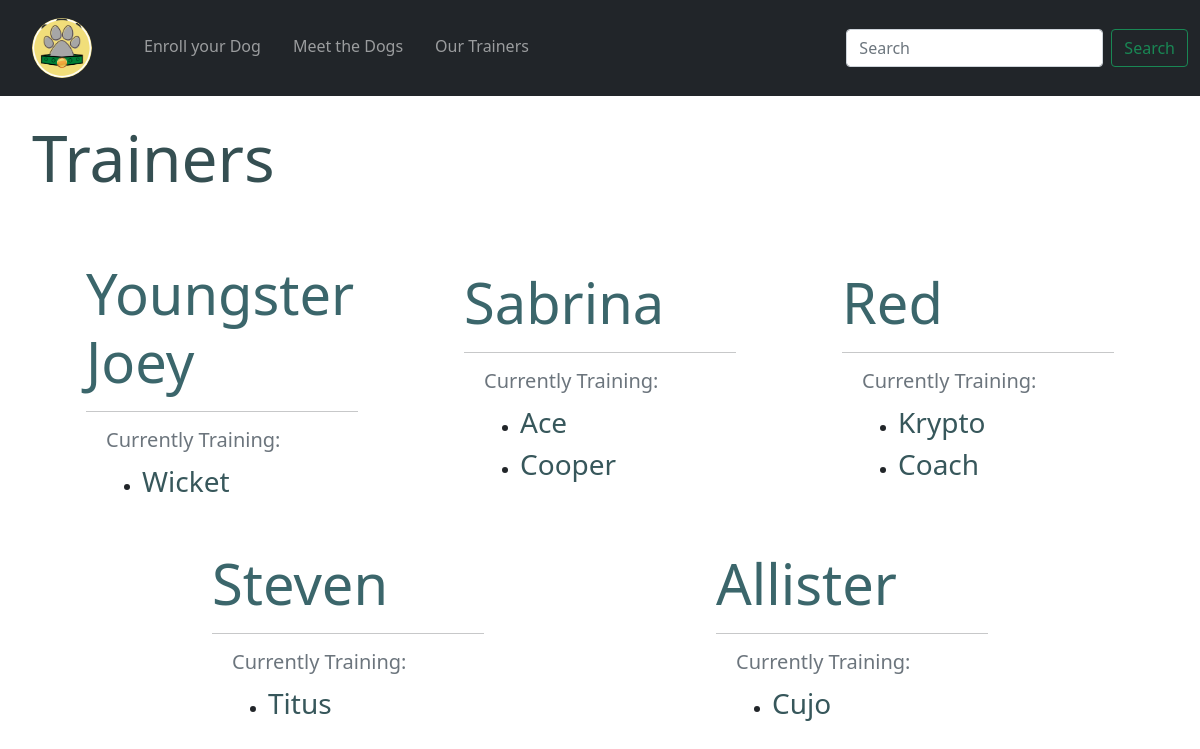
Before: /trainer_list with the older database file.
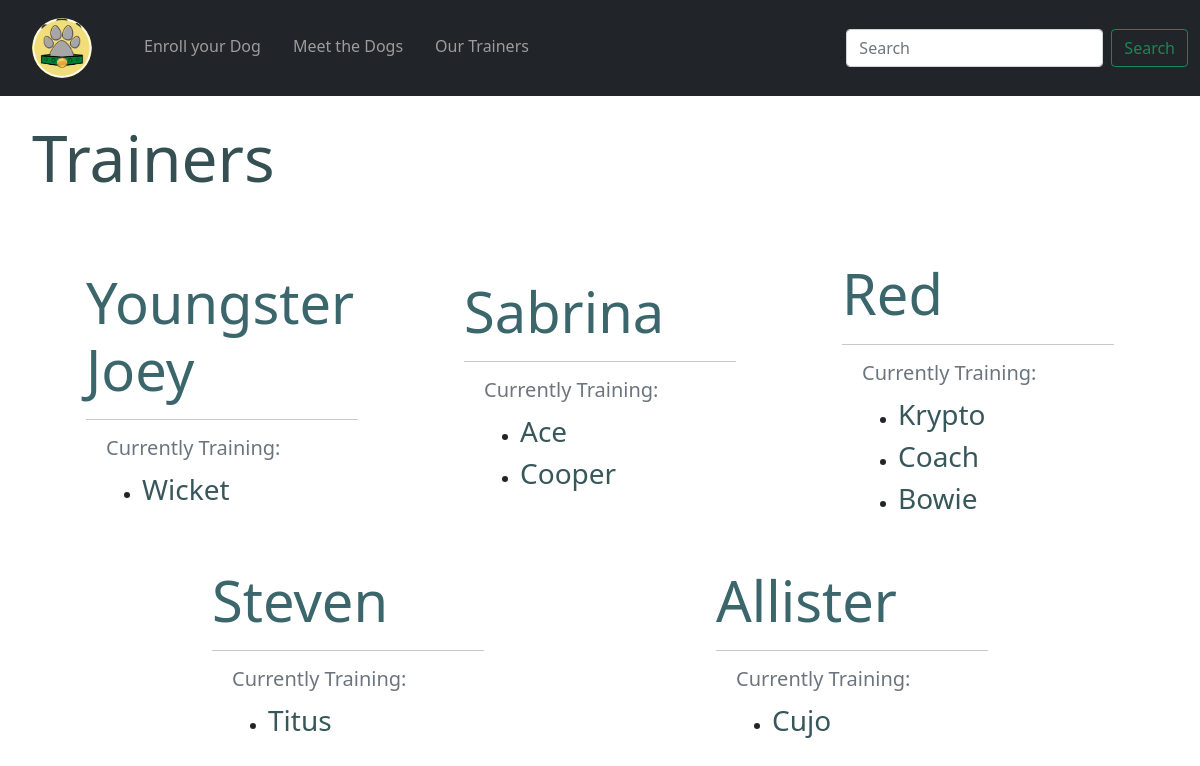
After: the same page with the newer database file.
### tables this page shows
CREATE TABLE "dogs" (
	"id"	INTEGER NOT NULL UNIQUE,
	"name"	TEXT NOT NULL,
	"breed"	TEXT,
	"age"	INTEGER,
	"owner"	NUMERIC NOT NULL,
	"treats"	BLOB,
	"trainer"	BLOB,
	"pic"	TEXT,
	"tricks"	TEXT,
	"medical"	TEXT,
	PRIMARY KEY("id" AUTOINCREMENT)
);

### app.py (the view)
@app.route('/trainer_list')
def trainer_list():
    dogs = order_by_trainer()
    return render_template('list_trainers.html', dogs=dogs, trainers=employed_trainers)

### dog_data.py (called while the page is built)
def connect_db(path):
    conn = sqlite3.connect(path)
    conn.row_factory = sqlite3.Row
    return (conn, conn.cursor())

def order_by_trainer():
    conn, cur = connect_db(db_path)
    query = 'SELECT * FROM dogs ORDER BY trainer'
    result = cur.execute(query).fetchall()
    conn.close()
    return result

### templates/list_trainers.html (shortened to what this page needs)
{% extends 'base.html' %}
{% block content %}
<h1 class="display-3 fw-normal m-4">Trainers</h1>
<div class="container-fluid">
    <br>
    <div class="row trainer-list-main">
    {% for trainer in trainers%}
            <div class="col-md-3 col-l-4 m-3 trainer-div">
                <h3><a href="{{ url_for('trainer_profile', trainer=trainer) }}" class="display-4 trainer-h">{{ trainer }}</a></h3>
                <hr>
                <div>
                    <h6 class="lead text-muted fw-normal">Currently Training:</h6>
                    <ul>
                    {% for dog in dogs %}
                        {% if dog.trainer == trainer %}
                            <li class="trainer-dog-list"><a href="{{ url_for('dog_profile', dog_id=dog.id) }}" class="trainer-dog-link">{{ dog.name }}</a></li>
                        {% endif %}
                    {% endfor %}
                    </ul>
                </div>
            </div>
    {% endfor %}
    </div>
</div>
{% endblock %}

### templates/base.html (shortened to what this page needs)
<!DOCTYPE html>
<html lang="en">
<head>
    <link href="https://cdn.jsdelivr.net/npm/bootstrap@5.0.1/dist/css/bootstrap.min.css" rel="stylesheet">
    <link href="/static/css/style.css" rel="stylesheet">
</head>
<body>
{% include 'nav.html' %}
<div class="m-2">
  {% block content %}
  {% endblock %}
</div>
</body>
</html>

### templates/nav.html
<nav class="navbar navbar-expand-md navbar-dark bg-dark">
  <div class="container-fluid">
    <div class="collapse navbar-collapse" id="navbarSupportedContent">
      <ul class="navbar-nav me-auto mb-2 mb-lg-0">
        <li class="nav-item">
          <a class="navbar-brand" href="{{ url_for('index') }}">
            <img src="../static/img/logo.png" class="logo-img">
          </a>
        </li>
        <li class="nav-item">
          <a class="nav-link" href="{{ url_for('enroll') }}">Enroll your Dog</a>
        </li>
        <li>
          <a class="nav-link" href="{{ url_for('dog_list') }}">Meet the Dogs</a>
        </li>
        <li>
          <a class="nav-link" href="{{ url_for('trainer_list') }}">Our Trainers</a>
        </li>
      </ul>
      <form class="d-flex">
        <input class="form-control me-2" type="search" placeholder="Search" aria-label="Search">
        <button class="btn btn-outline-success" type="submit">Search</button>
      </form>
    </div>
  </div>
</nav>

### static/css/style.css (style rules this page uses)
.nav-link { font-weight: 500; margin: 0 .5em; padding: 1.6em 1.2em; }
.logo-img { max-height: 3em; max-width: 3em; border-radius: 75%; transition: box-shadow .5s; margin: .5em 1em; }
h1, h2, h3 { color: #354f52; }
.trainer-list-main { display: flex; flex-direction: row; justify-content: space-evenly; flex-wrap: wrap; align-items: center; }
.trainer-div { min-height: 15em; }
.trainer-h { color: #3B666B; text-decoration: none; align-self: center; font-weight: 500; }
.trainer-dog-link { text-decoration: none; color: #37575b; font-size: 1.75em; font-weight: 500; }
.trainer-div > div > h6 { margin-left: 1em; }
.trainer-dog-list { margin-left: 1.5em; }

Changed rows visible on the page:
added dogs: name "Bowie", shown under "Red"
